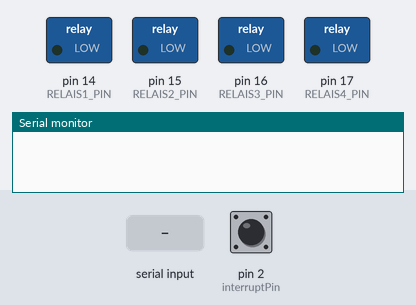
A sketch run on a simulated Arduino Uno, built with avr-gcc and run on an emulated ATmega328P. Parts: switched loads named in the sketch (green lamp = pin HIGH), the last lines printed to the serial monitor. The inputs (shaded band) are chosen by the test bench; at power-on: pin 2 (interruptPin) HIGH.

Above: at 1.2 s.
1.3 s: pin 2 (interruptPin) pulled LOW for 0.15 s
At 2.3 s:
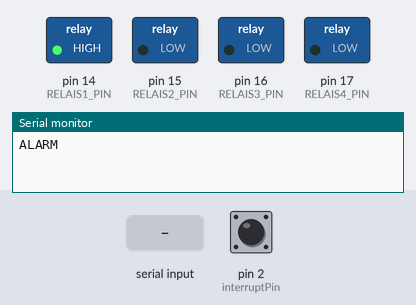
2.9 s: "dht" received over Serial
Timing chart, 0 to 5.9 s (numbered marks = the images above; inputs shaded):
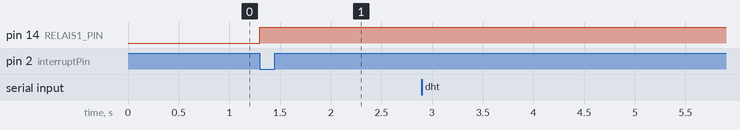

Measured:
- after the input at 1.3 s, pin 14 (RELAIS1_PIN): LOW → HIGH at once

The sketch:

io_extension.ino
```cpp
//#include <String.h>
#include <ArduinoJson.h>
#include <DHT.h>

// Setze den Interruptpin auf 2
const byte interruptPin = 2;

#define MAX_MSG_LENGTH 20

#define ON "ON"
#define OFF "OFF"

#define DHT1_PIN 3          // Hier die Pin Nummer eintragen wo der Sensor angeschlossen ist
#define DHT2_PIN 4
#define DHT3_PIN 5
#define DHT4_PIN 6
#define DHT5_PIN 7

#define RELAIS1_PIN 14
#define RELAIS2_PIN 15
#define RELAIS3_PIN 16
#define RELAIS4_PIN 17

StaticJsonDocument<200> doc;

/*Message protocol Arduino <-> Raspi
id : Message Number (must be increase for each message; Respone contains same number
command: r=read; w=write
device_type: "dht": for DHT Sensor data; "switch": for relais; "sensor": for sensor status
device_name: name of the device
data: empty if sensor data is requested; state ON/OFF for switches
*/
class Message{
  private:
    int id = 0;
    const char* command = "";
    const char* device_type = "";
    const char* device_name = "";
    const char* data = "";

  public:
    void read_msg(){
      if(check_msg()){
        id = doc["id"].as<int>();
        command = doc["command"];
        device_type = doc["device_type"];
        device_name = doc["device_name"];
        data = doc["data"];
      }
    }


    bool check_msg(){
      // Read the JSON document from the "link" serial port
      DeserializationError err = deserializeJson(doc, Serial);

      // Test if parsing succeeded.
      if (err == DeserializationError::Ok){
        return true;
      }else{
        Serial.print("deserializeMsgPack() failed: ");
        //Serial.println(error);
        return true;
      }
    }
};


void alarm(){
  Serial.println("ALARM");
  // Shutdown Printer on Fire Alarm
  digitalWrite(RELAIS1_PIN, HIGH);
}

class Sensor : public DHT{
  private:
    int sensor_nr;
    int pin_nr;
    int sensor_type;
    String sensor_location;
    bool sensor_state = false;
    float temperatur;
    float humidity;
    bool data_request = false;

  public:
    Sensor(int nr = 0,int sensor_pin = 0, int type = 0, String location = "") : DHT(sensor_pin,type), sensor_nr(nr),pin_nr(sensor_pin),sensor_type(type),sensor_location(location){
      sensor_nr = nr;
      pin_nr = sensor_pin;
      sensor_type = type;
      sensor_location = location;
      begin();
    }

    bool check_dht_sensor_data(){
      /*********************( Überprüfen ob alles richtig Ausgelesen wurde )*********************/
      //Serial.println("Sensor Data Check");
      //Serial.println(dht.temperatur);
      //Serial.println(dht.humidity);
      if (isnan(temperatur) || isnan(humidity)) {
        // Serial.print("Fehler beim auslesen des Sensors: ");
        // Serial.println(dht.sensor_nr);
        return false;
      }else{
        return true;
      }
    }

    void send_dht_sensor_data_uart(){
      if(Sensor::check_dht_sensor_data()){
        // Senden der gemessenen Werte an den PI
        Serial.println(sensor_nr);                  // Ausgeben der Sensor Nr
        //Serial.print('\n');
        Serial.println(temperatur);                 // Ausgeben der Temperatur
        //Serial.print('\n');
        Serial.println(humidity);                  // Ausgeben der Luftfeuchtigkeit
        //Serial.print("\n");
      }
    }

    void read_dht_data(){
      /* ---------------- DHT Sensor 1 ---------------- */
      temperatur = DHT::readTemperature();    // Lesen der Luftfeuchtigkeit und speichern in die Variable h1
      humidity = DHT::readHumidity(); // Lesen der Temperatur in °C und speichern in die Variable t1
    }

    void get_dht_command(String command){
      command.trim();
      //String data = command.split();
      // Serial.print("Check DHT command: ");
      // Serial.println(command);
      if(command == "dht"){
        // Serial.println("Set dht data request: true");
        data_request = true;
      }
    }

    String get_available_dht_sensors(){
      if(sensor_location != ""){ //Sends sensor locatin if it's not empty
        Serial.println(sensor_location);
      }
    }

};


class Switch{
  private:
    int switch_nr = 0;
    int pin_nr = 0;
    String switch_function = "";
    String switch_state = OFF;
    bool status_changed = false;

  public:
    Switch(int switch_number = 0, int pin_number = 0, String switch_func = "")
      : switch_nr(switch_number),pin_nr(pin_number), switch_function(switch_func){ // Constructor
      switch_nr = switch_number;
      pin_nr = pin_number;
      switch_function = switch_func;
      pinMode(pin_nr, OUTPUT);
      digitalWrite(pin_nr, LOW);
    }

    bool switch_on(){
        digitalWrite(pin_nr, HIGH);
        switch_state = ON;
        return true;
    }

    bool switch_off(){
        digitalWrite(pin_nr, LOW);
        switch_state = OFF;
        return true;
    }

    bool getSwitchState(){
      return switch_state;
    }
};

/********************************( Definieren der Objekte )********************************/
//RELAIS relais;

//Create msg-object
  Message msg;

void setup() {
  Serial.begin(9600);
  //Serial.println("DHT11 Testprogramm");


  // Output PIN für 3D Drucker
  pinMode(RELAIS1_PIN, OUTPUT);
  pinMode(RELAIS2_PIN, OUTPUT);
  pinMode(RELAIS3_PIN, OUTPUT);
  pinMode(RELAIS4_PIN, OUTPUT);

  // Activate Relais (PIN LOW --> Relais turned on)
  digitalWrite(RELAIS1_PIN, LOW);
  //digitalWrite(RELAIS2_PIN, LOW);
  //digitalWrite(RELAIS3_PIN, LOW);
  //digitalWrite(RELAIS4_PIN, LOW);

  Sensor dht[6] = { Sensor(), //Dummy for non existing Sensor 0
                 Sensor(1, DHT1_PIN, DHT22, "Main-Box"),
                 Sensor(2, DHT2_PIN, DHT22, "Filament-Box"),
                 Sensor(3, DHT3_PIN, DHT22, "Outer-Box"),
                 Sensor(4, DHT4_PIN, DHT22),
                 Sensor(5, DHT5_PIN, DHT22)
               };

  //for(int i =1; i<=sizeof(dht);i++){
  //  dht[i].begin();
  //}

  // Interrupt PIN
  pinMode(interruptPin, INPUT_PULLUP);
  // Lock for falling edge on interrupt PIN and call alarm
  attachInterrupt(digitalPinToInterrupt(interruptPin), alarm, FALLING);
}

void loop() {

  if (Serial.available()) {
    msg.read_msg();

    // Serial.print("Empfangene Nachricht: ");
    // Serial.println(received_msg);
  }

  //get_relais_command(received_msg,&relais);
  //set_relais(&relais);
  //get_dht_command(received_msg);
  //send_dht_data(dht_data_request);

  // relais[relais[0].relais_nr].status_changed = false;

  // Reset last message
  //*received_msg = '\0';
}
```
